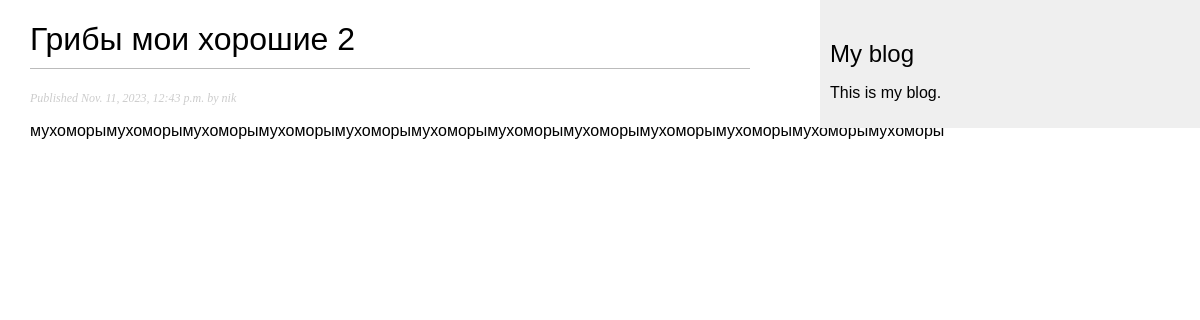
The page /blog/2023/11/11/griby-moi-horoshie-2/ on the database its author committed.
### blog/models.py (models this page shows, shortened)
class Post(models.Model):
    class Status(models.TextChoices):
        DRAFT = 'DF', 'Draft'
        PUBLISHED = 'PB', 'Published'
    title = models.CharField(max_length=250)
    slug = models.SlugField(max_length=250,
                            unique_for_date='publish')
    author = models.ForeignKey(User,
                               on_delete=models.CASCADE,
                               related_name='blog_posts')
    body = models.TextField()
    publish = models.DateTimeField(default=timezone.now)  # поле дата публикации
    created = models.DateTimeField(auto_now_add=True)  # поле дата создания
    updated = models.DateTimeField(auto_now=True)
    status = models.CharField(max_length=2, choices=Status.choices, default=Status.DRAFT)
    objects = models.Manager()  # менеджер, применяемый по умолчанию
    published = PublishedManager()
    class Meta:
        ordering = ['-publish']
        indexes = [
            models.Index(fields=['-publish']),
        ]

### blog/views.py (the view)
def post_detail(request, year, month, day, post):
    post = get_object_or_404(Post,
                             status=Post.Status.PUBLISHED,
                             slug=post,
                             publish__year=year,
                             publish__month=month,
                             publish__day=day)
    return render(request,
                  'blog/post/detail.html',
                  {'post': post})

### templates/blog/post/detail.html (shortened to what this page needs)
{% extends "blog/base.html" %}
{% block content %}
    <h1>{{ post.title }}</h1>
    <p class="date">
        Published {{ post.publish }} by {{ post.author }}
    </p>
    {{ post.body|linebreaks }}
{% endblock %}

### blog/static/css/blog.css (style rules this page uses)
body { margin: 0; padding: 0; font-family: helvetica, sans-serif; }
h1 { font-weight: normal; border-bottom: 1px solid #bbb; padding: 0 0 10px 0; }
p.date { color: #ccc; font-family: georgia, serif; font-size: 12px; font-style: italic; }

### rows shown on the page
Post: title "Грибы мои хорошие 2", publish "Nov. 11, 2023, 12:43 p.m.", author "nik", body "мухоморымухоморымухоморымухоморымухоморымухоморымухоморымухоморымухоморымухоморымухоморымухоморы"
